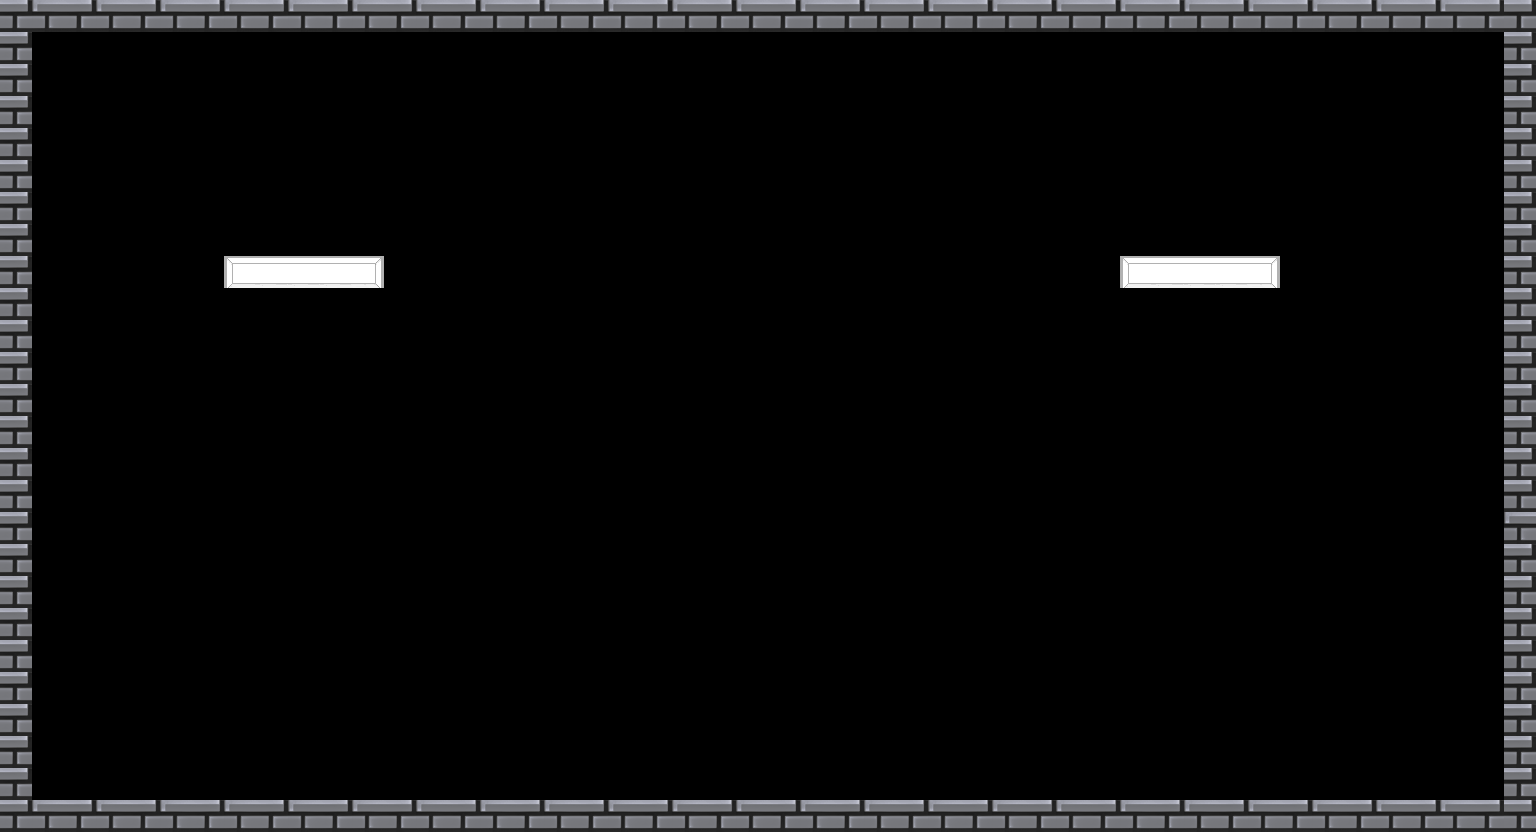

This is a level from a 2D game, rendered from its Tiled map with the project's own tilesets. A one-line summary and the map file follow, with tile-layer data summarised:
An orthogonal 48x26 tile map with 32x32 px tiles, 5 tile layers (layer_walls, layer_ceiling, layer_floor, layer_platforms_undestructable, ...), 3 tilesets and 20 objects.

<map version="1.10" tiledversion="1.11.2" orientation="orthogonal" renderorder="right-down" width="48" height="26" tilewidth="32" tileheight="32" infinite="0" nextlayerid="11" nextobjectid="34">
 <editorsettings>
  <export target="Level3.json" format="json" />
 </editorsettings>
 <tileset firstgid="1" name="tileset_muros" tilewidth="32" tileheight="32" tilecount="2" columns="2">
  <image source="../tilesets/tileset_muros.png" width="64" height="32" />
  <tile id="0">
   <objectgroup draworder="index" id="2">
    <object id="1" x="0" y="0" width="32" height="32" />
   </objectgroup>
  </tile>
  <tile id="1">
   <objectgroup draworder="index" id="2">
    <object id="1" x="0" y="0" width="32" height="32" />
   </objectgroup>
  </tile>
 </tileset>
 <tileset firstgid="3" name="tileset_ladders" tilewidth="64" tileheight="64" tilecount="1" columns="1">
  <image source="../tilesets/tileset_ladder.png" width="64" height="64" />
 </tileset>
 <tileset firstgid="4" name="tileset_platforms" tilewidth="32" tileheight="32" tilecount="9" columns="3">
  <image source="../tilesets/tileset_platform.png" width="96" height="96" />
 </tileset>
 <layer id="1" name="layer_walls" width="48" height="26">
  <data>[1248 cells, 48 non-empty, 2 distinct tile ids]</data>
 </layer>
 <layer id="5" name="layer_ceiling" width="48" height="26">
  <data>[1248 cells, 48 non-empty, 2 distinct tile ids]</data>
 </layer>
 <layer id="6" name="layer_floor" width="48" height="26">
  <data>[1248 cells, 48 non-empty, 2 distinct tile ids]</data>
 </layer>
 <layer id="3" name="layer_platforms_undestructable" width="48" height="26">
  <properties>
   <property name="Drop" value="" />
  </properties>
  <data>[1248 cells, 0 non-empty, 0 distinct tile ids]</data>
 </layer>
 <layer id="4" name="layer_platforms_destructable" width="48" height="26">
  <data>[1248 cells, 11 non-empty, 4 distinct tile ids]</data>
 </layer>
 <objectgroup id="7" name="drops" />
 <objectgroup id="9" name="balls">
  <object id="15" x="262.14" y="528.968">
   <properties>
    <property name="direction x" type="float" value="1" />
    <property name="type" value="n_tiny" />
    <property name="velocity" type="float" value="10" />
   </properties>
   <point />
  </object>
  <object id="19" x="296.159" y="528.967">
   <properties>
    <property name="direction x" type="float" value="1" />
    <property name="type" value="n_tiny" />
    <property name="velocity" type="float" value="10" />
   </properties>
   <point />
  </object>
  <object id="20" x="326.648" y="529.334">
   <properties>
    <property name="direction x" type="float" value="1" />
    <property name="type" value="n_tiny" />
    <property name="velocity" type="float" value="10" />
   </properties>
   <point />
  </object>
  <object id="21" x="360.667" y="529.333">
   <properties>
    <property name="direction x" type="float" value="1" />
    <property name="type" value="n_tiny" />
    <property name="velocity" type="float" value="10" />
   </properties>
   <point />
  </object>
  <object id="22" x="390.806" y="528.968">
   <properties>
    <property name="direction x" type="float" value="1" />
    <property name="type" value="n_tiny" />
    <property name="velocity" type="float" value="10" />
   </properties>
   <point />
  </object>
  <object id="23" x="424.825" y="528.967">
   <properties>
    <property name="direction x" type="float" value="1" />
    <property name="type" value="n_tiny" />
    <property name="velocity" type="float" value="10" />
   </properties>
   <point />
  </object>
  <object id="24" x="455.314" y="529.334">
   <properties>
    <property name="direction x" type="float" value="1" />
    <property name="type" value="n_tiny" />
    <property name="velocity" type="float" value="10" />
   </properties>
   <point />
  </object>
  <object id="25" x="489.333" y="529.333">
   <properties>
    <property name="direction x" type="float" value="1" />
    <property name="type" value="n_tiny" />
    <property name="velocity" type="float" value="10" />
   </properties>
   <point />
  </object>
  <object id="26" x="1008.81" y="531.635">
   <properties>
    <property name="direction x" type="float" value="-1" />
    <property name="type" value="n_tiny" />
    <property name="velocity" type="float" value="10" />
   </properties>
   <point />
  </object>
  <object id="27" x="1042.83" y="531.634">
   <properties>
    <property name="direction x" type="float" value="-1" />
    <property name="type" value="n_tiny" />
    <property name="velocity" type="float" value="10" />
   </properties>
   <point />
  </object>
  <object id="28" x="1073.31" y="532.001">
   <properties>
    <property name="direction x" type="float" value="-1" />
    <property name="type" value="n_tiny" />
    <property name="velocity" type="float" value="10" />
   </properties>
   <point />
  </object>
  <object id="29" x="1107.33" y="532">
   <properties>
    <property name="direction x" type="float" value="-1" />
    <property name="type" value="n_tiny" />
    <property name="velocity" type="float" value="10" />
   </properties>
   <point />
  </object>
  <object id="30" x="1137.47" y="531.635">
   <properties>
    <property name="direction x" type="float" value="-1" />
    <property name="type" value="n_tiny" />
    <property name="velocity" type="float" value="10" />
   </properties>
   <point />
  </object>
  <object id="31" x="1171.49" y="531.634">
   <properties>
    <property name="direction x" type="float" value="-1" />
    <property name="type" value="n_tiny" />
    <property name="velocity" type="float" value="10" />
   </properties>
   <point />
  </object>
  <object id="32" x="1201.98" y="532.001">
   <properties>
    <property name="direction x" type="float" value="-1" />
    <property name="type" value="n_tiny" />
    <property name="velocity" type="float" value="10" />
   </properties>
   <point />
  </object>
  <object id="33" x="1236" y="532">
   <properties>
    <property name="direction x" type="float" value="-1" />
    <property name="type" value="n_tiny" />
    <property name="velocity" type="float" value="10" />
   </properties>
   <point />
  </object>
 </objectgroup>
 <objectgroup id="10" name="enemies" />
 <objectgroup id="8" name="drops_platforms">
  <object id="5" x="1197.67" y="269">
   <properties>
    <property name="drop" value="machine_gun" />
   </properties>
  </object>
  <object id="18" x="307.97" y="270.369">
   <properties>
    <property name="drop" value="machine_gun" />
   </properties>
  </object>
 </objectgroup>
</map>
